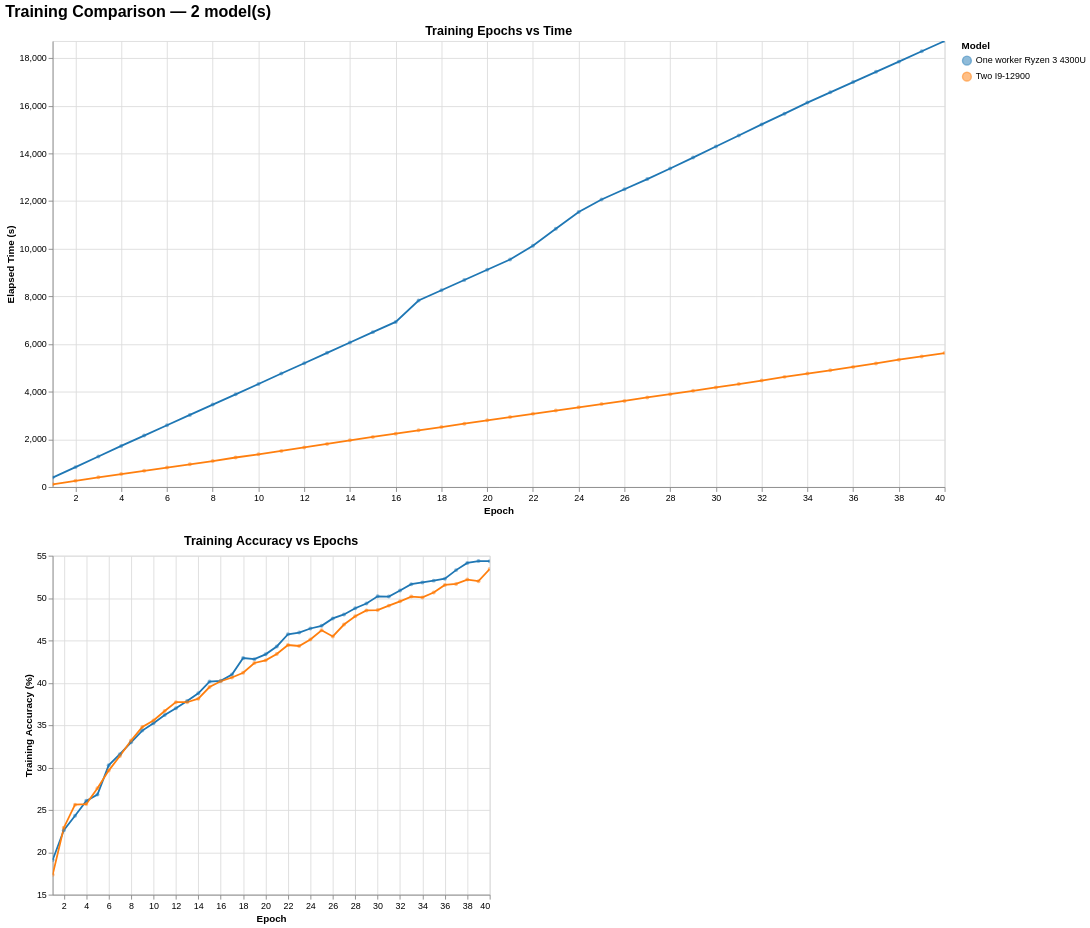

This figure's notebook cell:
### Markdown cell above
### Physical Testing

<img src="../Images/CIFAR10/image.png">

### Code cell
main("../stats/CIFAR_10")

### Figure 1 — Vega-Lite specification as saved in the notebook (floating-point values rounded to 4 significant figures)
{"config": {"view": {"continuousWidth": 300, "continuousHeight": 300}}, "vconcat": [{"mark": {"type": "line", "point": {"opacity": 0.5, "size": 20}}, "encoding": {"color": {"field": "model", "legend": {"orient": "right", "title": "Model"}, "scale": {"scheme": "category10"}, "type": "nominal"}, "tooltip": [{"field": "model", "title": "Model", "type": "nominal"}, {"field": "epoch", "title": "Epoch", "type": "quantitative"}, {"field": "time_s", "format": ".2f", "title": "Time (s)", "type": "quantitative"}, {"field": "acc_train", "format": ".2f", "title": "Train Acc (%)", "type": "quantitative"}], "x": {"field": "epoch", "scale": {"nice": false, "zero": false}, "title": "Epoch", "type": "quantitative"}, "y": {"field": "time_s", "scale": {"nice": false}, "title": "Elapsed Time (s)", "type": "quantitative"}}, "height": 500, "name": "view_f7dadc717b28848b_0", "title": {"text": "Training Epochs vs Time", "fontSize": 14}, "width": 1000}, {"hconcat": [{"mark": {"type": "line", "point": {"opacity": 0.5, "size": 20}}, "encoding": {"color": {"field": "model", "legend": {"orient": "right", "title": "Model"}, "scale": {"scheme": "category10"}, "type": "nominal"}, "tooltip": [{"field": "model", "title": "Model", "type": "nominal"}, {"field": "epoch", "title": "Epoch", "type": "quantitative"}, {"field": "acc_train", "format": ".2f", "title": "Train Acc (%)", "type": "quantitative"}, {"field": "loss", "format": ".4f", "title": "Loss", "type": "quantitative"}], "x": {"field": "epoch", "scale": {"nice": false}, "title": "Epoch", "type": "quantitative"}, "y": {"field": "acc_train", "scale": {"zero": false}, "title": "Training Accuracy (%)", "type": "quantitative"}}, "height": 380, "name": "view_d3e7178f86e2a9ea_0", "title": {"text": "Training Accuracy vs Epochs", "fontSize": 14}, "width": 490}], "resolve": {"scale": {"color": "shared", "y": "independent"}}}], "data": {"name": "data-2ea71c9d138085203cabe603a6c4044e"}, "params": [{"name": "zoom_epoch_time", "select": {"type": "interval"}, "bind": "scales", "views": ["view_f7dadc717b28848b_0"]}, {"name": "zoom_acc_epoch", "select": {"type": "interval"}, "bind": "scales", "views": ["view_d3e7178f86e2a9ea_0"]}], "resolve": {"scale": {"color": "shared"}}, "title": {"text": "Training Comparison — 2 model(s)", "fontSize": 18}, "$schema": "https://vega.github.io/schema/vega-lite/v6.1.0.json", "datasets": {"data-2ea71c9d138085203cabe603a6c4044e": [{"model": "One worker Ryzen 3 4300U", "epoch": 1, "time_s": 396.7, "acc_train": 19.09, "loss": null}, {"model": "One worker Ryzen 3 4300U", "epoch": 2, "time_s": 835.4, "acc_train": 22.6, "loss": null}, {"model": "One worker Ryzen 3 4300U", "epoch": 3, "time_s": 1281.0, "acc_train": 24.32, "loss": null}, {"model": "One worker Ryzen 3 4300U", "epoch": 4, "time_s": 1726.0, "acc_train": 26.07, "loss": null}, {"model": "One worker Ryzen 3 4300U", "epoch": 5, "time_s": 2158.0, "acc_train": 26.81, "loss": null}, {"model": "One worker Ryzen 3 4300U", "epoch": 6, "time_s": 2592.0, "acc_train": 30.26, "loss": null}, {"model": "One worker Ryzen 3 4300U", "epoch": 7, "time_s": 3025.0, "acc_train": 31.58, "loss": null}, {"model": "One worker Ryzen 3 4300U", "epoch": 8, "time_s": 3459.0, "acc_train": 32.98, "loss": null}, {"model": "One worker Ryzen 3 4300U", "epoch": 9, "time_s": 3891.0, "acc_train": 34.36, "loss": null}, {"model": "One worker Ryzen 3 4300U", "epoch": 10, "time_s": 4326.0, "acc_train": 35.22, "loss": null}, {"model": "One worker Ryzen 3 4300U", "epoch": 11, "time_s": 4763.0, "acc_train": 36.2, "loss": null}, {"model": "One worker Ryzen 3 4300U", "epoch": 12, "time_s": 5196.0, "acc_train": 37.0, "loss": null}, {"model": "One worker Ryzen 3 4300U", "epoch": 13, "time_s": 5630.0, "acc_train": 37.85, "loss": null}, {"model": "One worker Ryzen 3 4300U", "epoch": 14, "time_s": 6068.0, "acc_train": 38.76, "loss": null}, {"model": "One worker Ryzen 3 4300U", "epoch": 15, "time_s": 6500.0, "acc_train": 40.15, "loss": null}, {"model": "One worker Ryzen 3 4300U", "epoch": 16, "time_s": 6928.0, "acc_train": 40.24, "loss": null}, {"model": "One worker Ryzen 3 4300U", "epoch": 17, "time_s": 7827.0, "acc_train": 40.97, "loss": null}, {"model": "One worker Ryzen 3 4300U", "epoch": 18, "time_s": 8258.0, "acc_train": 42.93, "loss": null}, {"model": "One worker Ryzen 3 4300U", "epoch": 19, "time_s": 8689.0, "acc_train": 42.79, "loss": null}, {"model": "One worker Ryzen 3 4300U", "epoch": 20, "time_s": 9119.0, "acc_train": 43.36, "loss": null}, {"model": "One worker Ryzen 3 4300U", "epoch": 21, "time_s": 9550.0, "acc_train": 44.29, "loss": null}, {"model": "One worker Ryzen 3 4300U", "epoch": 22, "time_s": 10130.0, "acc_train": 45.73, "loss": null}, {"model": "One worker Ryzen 3 4300U", "epoch": 23, "time_s": 10840.0, "acc_train": 45.93, "loss": null}, {"model": "One worker Ryzen 3 4300U", "epoch": 24, "time_s": 11540.0, "acc_train": 46.41, "loss": null}, {"model": "One worker Ryzen 3 4300U", "epoch": 25, "time_s": 12070.0, "acc_train": 46.73, "loss": null}, {"model": "One worker Ryzen 3 4300U", "epoch": 26, "time_s": 12490.0, "acc_train": 47.6, "loss": null}, {"model": "One worker Ryzen 3 4300U", "epoch": 27, "time_s": 12920.0, "acc_train": 48.07, "loss": null}, {"model": "One worker Ryzen 3 4300U", "epoch": 28, "time_s": 13370.0, "acc_train": 48.8, "loss": null}, {"model": "One worker Ryzen 3 4300U", "epoch": 29, "time_s": 13820.0, "acc_train": 49.36, "loss": null}, {"model": "One worker Ryzen 3 4300U", "epoch": 30, "time_s": 14290.0, "acc_train": 50.21, "loss": null}, {"model": "One worker Ryzen 3 4300U", "epoch": 31, "time_s": 14750.0, "acc_train": 50.18, "loss": null}, {"model": "One worker Ryzen 3 4300U", "epoch": 32, "time_s": 15220.0, "acc_train": 50.9, "loss": null}, {"model": "One worker Ryzen 3 4300U", "epoch": 33, "time_s": 15670.0, "acc_train": 51.64, "loss": null}, {"model": "One worker Ryzen 3 4300U", "epoch": 34, "time_s": 16130.0, "acc_train": 51.85, "loss": null}, {"model": "One worker Ryzen 3 4300U", "epoch": 35, "time_s": 16560.0, "acc_train": 52.06, "loss": null}, {"model": "One worker Ryzen 3 4300U", "epoch": 36, "time_s": 16990.0, "acc_train": 52.29, "loss": null}, {"model": "One worker Ryzen 3 4300U", "epoch": 37, "time_s": 17420.0, "acc_train": 53.3, "loss": null}, {"model": "One worker Ryzen 3 4300U", "epoch": 38, "time_s": 17850.0, "acc_train": 54.15, "loss": null}, {"model": "One worker Ryzen 3 4300U", "epoch": 39, "time_s": 18290.0, "acc_train": 54.37, "loss": null}, {"model": "One worker Ryzen 3 4300U", "epoch": 40, "time_s": 18720.0, "acc_train": 54.35, "loss": null}, {"model": "Two I9-12900", "epoch": 1, "time_s": 113.1, "acc_train": 17.34, "loss": null}, {"model": "Two I9-12900", "epoch": 2, "time_s": 260.5, "acc_train": 22.9, "loss": null}, {"model": "Two I9-12900", "epoch": 3, "time_s": 407.1, "acc_train": 25.62, "loss": null}, {"model": "Two I9-12900", "epoch": 4, "time_s": 543.2, "acc_train": 25.69, "loss": null}, {"model": "Two I9-12900", "epoch": 5, "time_s": 682.0, "acc_train": 27.55, "loss": null}, {"model": "Two I9-12900", "epoch": 6, "time_s": 817.9, "acc_train": 29.64, "loss": null}, {"model": "Two I9-12900", "epoch": 7, "time_s": 952.0, "acc_train": 31.36, "loss": null}, {"model": "Two I9-12900", "epoch": 8, "time_s": 1089.0, "acc_train": 33.2, "loss": null}, {"model": "Two I9-12900", "epoch": 9, "time_s": 1239.0, "acc_train": 34.78, "loss": null}, {"model": "Two I9-12900", "epoch": 10, "time_s": 1375.0, "acc_train": 35.55, "loss": null}, {"model": "Two I9-12900", "epoch": 11, "time_s": 1517.0, "acc_train": 36.67, "loss": null}, {"model": "Two I9-12900", "epoch": 12, "time_s": 1661.0, "acc_train": 37.72, "loss": null}, {"model": "Two I9-12900", "epoch": 13, "time_s": 1810.0, "acc_train": 37.71, "loss": null}, {"model": "Two I9-12900", "epoch": 14, "time_s": 1959.0, "acc_train": 38.13, "loss": null}, {"model": "Two I9-12900", "epoch": 15, "time_s": 2102.0, "acc_train": 39.5, "loss": null}, {"model": "Two I9-12900", "epoch": 16, "time_s": 2240.0, "acc_train": 40.19, "loss": null}, {"model": "Two I9-12900", "epoch": 17, "time_s": 2379.0, "acc_train": 40.63, "loss": null}, {"model": "Two I9-12900", "epoch": 18, "time_s": 2518.0, "acc_train": 41.19, "loss": null}, {"model": "Two I9-12900", "epoch": 19, "time_s": 2659.0, "acc_train": 42.34, "loss": null}, {"model": "Two I9-12900", "epoch": 20, "time_s": 2798.0, "acc_train": 42.65, "loss": null}, {"model": "Two I9-12900", "epoch": 21, "time_s": 2937.0, "acc_train": 43.4, "loss": null}, {"model": "Two I9-12900", "epoch": 22, "time_s": 3072.0, "acc_train": 44.46, "loss": null}, {"model": "Two I9-12900", "epoch": 23, "time_s": 3210.0, "acc_train": 44.35, "loss": null}, {"model": "Two I9-12900", "epoch": 24, "time_s": 3346.0, "acc_train": 45.11, "loss": null}, {"model": "Two I9-12900", "epoch": 25, "time_s": 3481.0, "acc_train": 46.2, "loss": null}, {"model": "Two I9-12900", "epoch": 26, "time_s": 3615.0, "acc_train": 45.47, "loss": null}, {"model": "Two I9-12900", "epoch": 27, "time_s": 3761.0, "acc_train": 46.88, "loss": null}, {"model": "Two I9-12900", "epoch": 28, "time_s": 3898.0, "acc_train": 47.86, "loss": null}, {"model": "Two I9-12900", "epoch": 29, "time_s": 4036.0, "acc_train": 48.54, "loss": null}, {"model": "Two I9-12900", "epoch": 30, "time_s": 4178.0, "acc_train": 48.59, "loss": null}, {"model": "Two I9-12900", "epoch": 31, "time_s": 4323.0, "acc_train": 49.11, "loss": null}, {"model": "Two I9-12900", "epoch": 32, "time_s": 4467.0, "acc_train": 49.62, "loss": null}, {"model": "Two I9-12900", "epoch": 33, "time_s": 4623.0, "acc_train": 50.18, "loss": null}, {"model": "Two I9-12900", "epoch": 34, "time_s": 4763.0, "acc_train": 50.08, "loss": null}, {"model": "Two I9-12900", "epoch": 35, "time_s": 4899.0, "acc_train": 50.65, "loss": null}, {"model": "Two I9-12900", "epoch": 36, "time_s": 5038.0, "acc_train": 51.55, "loss": null}, {"model": "Two I9-12900", "epoch": 37, "time_s": 5187.0, "acc_train": 51.67, "loss": null}, {"model": "Two I9-12900", "epoch": 38, "time_s": 5344.0, "acc_train": 52.18, "loss": null}, {"model": "Two I9-12900", "epoch": 39, "time_s": 5481.0, "acc_train": 52.0, "loss": null}, {"model": "Two I9-12900", "epoch": 40, "time_s": 5622.0, "acc_train": 53.43, "loss": null}]}}
